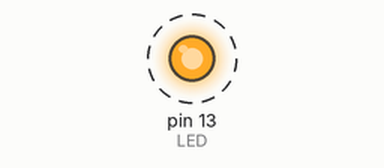
Recording of a sketch running on a simulated Arduino Uno, built with avr-gcc and run on an emulated ATmega328P. Parts: output pins drawn as LEDs (lit = HIGH). Dashed ring = blinking.

Above: at 0.2 s.
Timing chart, 0 to 3.0 s (numbered marks = the images above):
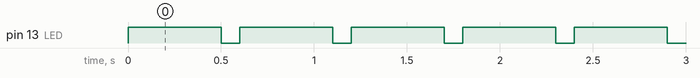

The sketch:

pisca_3.ino
```cpp
// 2022-02-16
int LED = 13;
int T = 500;
void setup() {
  pinMode(LED,OUTPUT);
}
void loop() {
  digitalWrite(LED,HIGH);
  delay(T);
  digitalWrite(LED,LOW);
  delay(T/5);
}
```

Measured:
- by itself, pin 13 (LED): alternates HIGH for 0.50 s and LOW for 0.10 s
